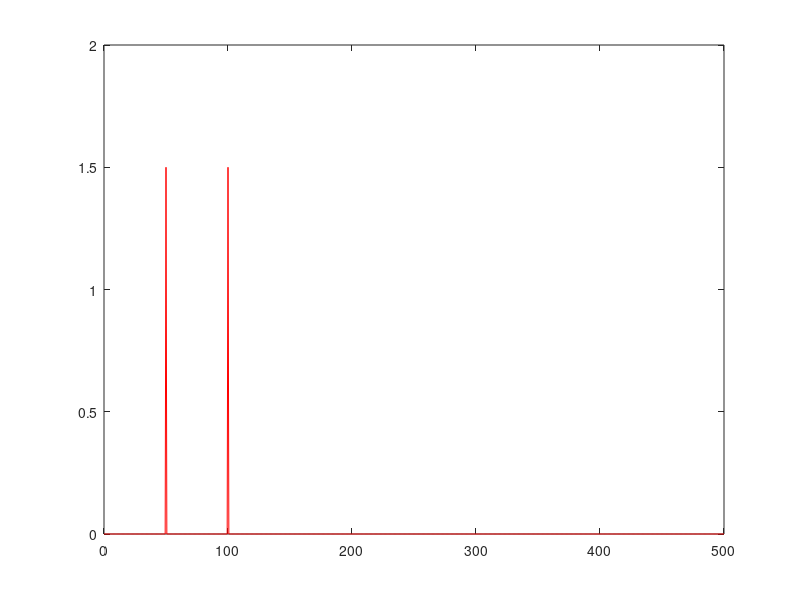

Write MATLAB code to recreate this figure.
%Example11p7
% This plays sound
A=1.5;% Amplitude
N=1500;%Total number of points
Fs=1000;% Sampling frequency
freq=50;%Frequency of sine wave
TV=(0:N-1)/Fs;%time vector
ysin=A*sin(2*pi* freq.*TV)+...
    A*sin(4*pi* freq.*TV);
Y = fft(ysin);y = abs(Y/N);
P1=y(1:N/2+1);P1(2:end-1)=2*P1(2:end-1);
t=Fs*(0:(N/2))/N;sound(ysin);plot(t,P1,'r');